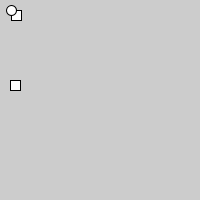
Frame 1 (no input)
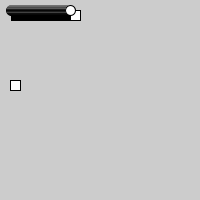
Frame 60 (the mouse pressed at the canvas centre just before this capture)
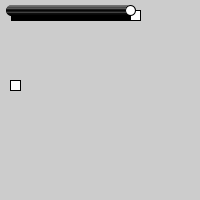
Frame 120 (the mouse held since frame 60 and released just before this capture)

The Processing sketch that drew these frames (run headless with seeded random() and noise(); from frame 60 on, the mouse is pressed at the canvas centre):

// Processing sketch: processing_119779
// ── processing_119779.pde

// moving some shapes using translate

// x position of the rectangle
int x = 0;

void setup () {
  size(200,200);
}


void draw() {
  // when draw runs translate is set back to 0,0
 
  // this doesn't move
  rect(10,80,10,10);
 
  // move the origin to the right by amound x
  x = x + 1;
  translate(x,0);
  
  // these shapes move
  rect(10,10,10,10);
  ellipse(10,10,10,10);
  
  // the moving shapes leave behind a 
  // black trail from their stroke
  // try using background to fix this
}
